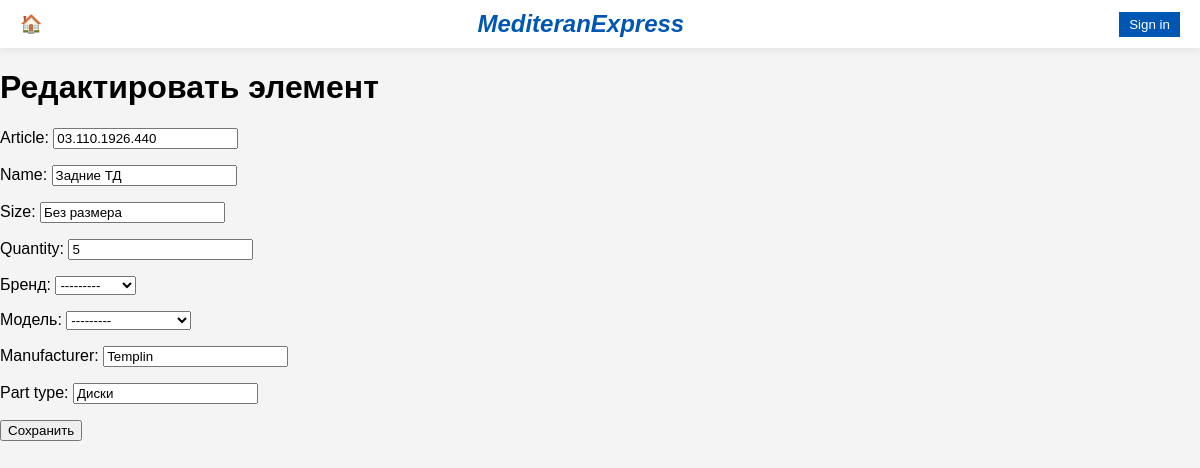
The app's page /edit-item/46/ with its own data.
### main/models.py (models this page shows, shortened)
class Item(models.Model):
    availability = models.CharField(max_length=10, default='green', blank=True)
    article = models.CharField(max_length=100)
    name = models.CharField(max_length=100)
    size = models.CharField(max_length=100, blank=True, null=True)
    quantity = models.PositiveIntegerField()
    brand = models.CharField(max_length=100)
    model = models.CharField(max_length=100)
    manufacturer = models.CharField(max_length=100)
    part_type = models.CharField(max_length=100)
    engine_part = models.ForeignKey(EngineParts, on_delete=models.CASCADE, null=True, blank=True)
    transmission_part = models.ForeignKey(TransmissionParts, on_delete=models.CASCADE, null=True, blank=True)
    pneumatic_part = models.ForeignKey(PneumaticParts, on_delete=models.CASCADE, null=True, blank=True)
    chassis_parts = models.ForeignKey(ChassisParts, on_delete=models.CASCADE, null=True, blank=True)
    brake_part = models.ForeignKey(BrakeParts, on_delete=models.CASCADE, null=True, blank=True)
    steering_part = models.ForeignKey(SteeringParts, on_delete=models.CASCADE, null=True, blank=True)
    electricity_part = models.ForeignKey(ElectricityParts, on_delete=models.CASCADE, null=True, blank=True)
    climate_part = models.ForeignKey(ClimateParts, on_delete=models.CASCADE, null=True, blank=True)
    carbody_part = models.ForeignKey(CarBodyParts, on_delete=models.CASCADE, null=True, blank=True)
    interior_part = models.ForeignKey(InteriorParts, on_delete=models.CASCADE, null=True, blank=True)
    maintenance_part = models.ForeignKey(MaintenanceParts, on_delete=models.CASCADE, null=True, blank=True)
    liquids_part = models.ForeignKey(LiquidsParts, on_delete=models.CASCADE, null=True, blank=True)

class Brand(models.Model):
    name = models.CharField(max_length=100, unique=True)
    def __str__(self):
        return self.name

class Model(models.Model):
    name = models.CharField(max_length=100, unique=True)
    brand = models.ForeignKey(Brand, on_delete=models.CASCADE)
    def __str__(self):
        return self.name

### main/views.py (the view)
# urls.py: path('edit-item/<int:item_id>/', views.edit_item, name='warehouse_item_edit'),
def edit_item(request, item_id):
    item = get_object_or_404(Item, id=item_id)
    if request.method == 'POST':
        form = ItemForm(request.POST, instance=item)
        if form.is_valid():
            form.save()
            return redirect('warehouse_new')
    else:
        form = ItemForm(instance=item)
    return render(request, 'main/edit_item.html', {'form': form})

### main/forms.py
class ItemForm(forms.ModelForm):
    brand = forms.ModelChoiceField(queryset=Brand.objects.all(), label='Бренд')
    model = forms.ModelChoiceField(queryset=Model.objects.all(), label='Модель')
    class Meta:
        model = Item
        fields = ['article', 'name', 'size', 'quantity', 'brand', 'model', 'manufacturer', 'part_type']

### main/templates/main/edit_item.html (shortened to what this page needs)
{% extends 'main/base.html' %}
{% block content %}
<h1>Редактировать элемент</h1>
<form method="post">
    {{ form.as_p }}
    <button type="submit">Сохранить</button>
</form>
{% endblock %}

### main/templates/main/base.html (shortened to what this page needs)
<!DOCTYPE html>
<html lang="en">
<head>
</head>
<body>
    <div class="header">
        <a href="{% url 'home' %}" class="home-link">🏠</a>
        <div class="title">MediteranExpress</div>
        <button class="sign-in">Sign in</button>
    </div>
    {% block content %}{% endblock %}
</body>
</html>

### main/templates/main/base.html (style rules this page uses)
body { font-family: Arial, sans-serif; margin: 0; padding: 0; background-color: #f4f4f4; }
.header { background-color: #fff; padding: 10px 20px; display: flex; justify-content: space-between; align-items: center; box-shadow: 0 0 10px rgba(0, 0, 0, 0.1); }
.header .title { font-size: 24px; color: #0056b3; font-weight: bold; font-style: italic; }
.header .home-link { text-decoration: none; color: #333; font-size: 18px; }
.header .sign-in { background-color: #0056b3; color: #fff; padding: 5px 10px; border: none; cursor: pointer; }

### records on screen
Item: article "03.110.1926.440", name "Задние ТД", size "Без размера", quantity "5", brand "---------", model "---------", manufacturer "Templin", part_type "Диски"
